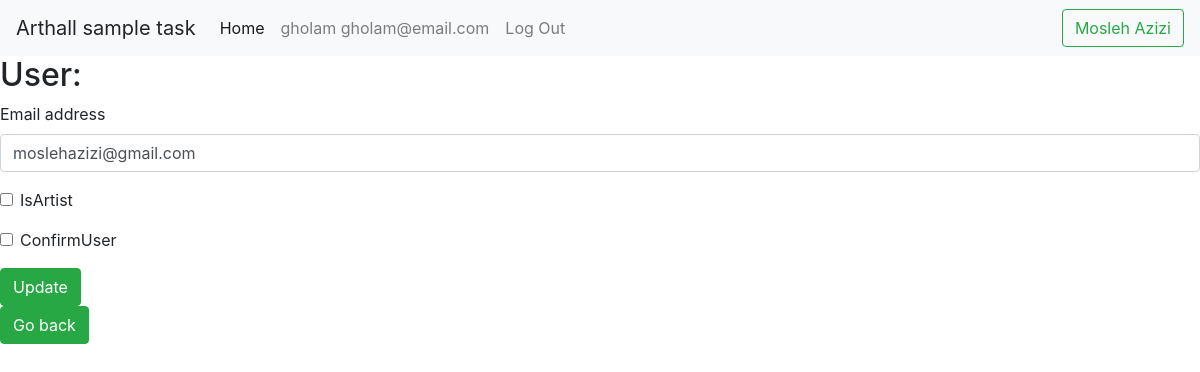
The app's page /user-update/1/update/ (signed in) with its own data.
### accounts/models.py (models this page shows, shortened)
class CustomUser(AbstractUser):
    IsArtist = models.BooleanField(default=True)
    ConfirmUser = models.BooleanField(default=False)

### pages/views.py (the view, shortened to what this page needs)
# urls.py: path('user-update/<int:pk>/update/', UserUpdateView.as_view(), name='user_update'),
class UserUpdateView(LoginRequiredMixin, UpdateView):
    model = CustomUser
    template_name = 'pages/user_update.html'
    fields = ('email', 'IsArtist', 'ConfirmUser',)

### templates/pages/user_update.html (shortened to what this page needs)
{% extends '_base.html' %}
{% load crispy_forms_tags %}
    {% block content %}
        <h2>User:</h2>
        <form method="post">
            {{ form|crispy }}
            <input type="submit" class="btn btn-success" value="Update"></br>
        </form>
        <a href="{{request.META.HTTP_REFERER}}" class='btn btn-success'>Go back</a>
    {% endblock content %}

### templates/_base.html (shortened to what this page needs)
<!doctype html>
<html lang="en">
  <head>
    <link rel="stylesheet" href="https://cdn.jsdelivr.net/npm/bootstrap@4.0.0/dist/css/bootstrap.min.css"
>
  </head>
  <body>
    <nav class="navbar navbar-expand-lg navbar-light bg-light">
        <a class="navbar-brand" >Arthall sample task</a>
        <div class="collapse navbar-collapse" id="navbarSupportedContent">
            <ul class="navbar-nav mr-auto">
                <li class="nav-item active">
                <a class="nav-link" href="{% url "home" %}">Home <span class="sr-only">(current)</span></a>
                </li>
                <li class="nav-item">
                    {% if user.is_authenticated %}
                        <li><a class="nav-link">{{user.username}} {{user.email}}</a></li>
                        <li><a class="nav-link" href="{% url "account_logout" %}">Log Out</a></li>
                    {% else %}
                        <li><a class="nav-link" href="{% url "account_login" %}">Log In</a></li>
                        <li><a class="nav-link" href="{% url "account_signup" %}">Sign Up</a></li>
                    {% endif %}
                </li>
            </ul>
            <form class="form-inline my-2 my-lg-0">
                <p class="btn btn-outline-success my-2 my-sm-0">Mosleh Azizi</p>
            </form>
        </div>
    </nav>
    {% block content %}
    {% endblock content %}
  </body>
</html>

### records on screen
CustomUser: username "gholam", email "gholam@email.com"
CustomUser: email "moslehazizi@gmail.com"
